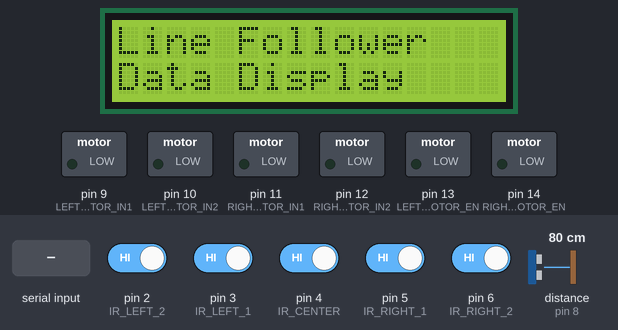
Recording of a sketch running on a simulated Arduino Uno, built with avr-gcc and run on an emulated ATmega328P. On the bench: 16×2 character LCD, switched loads named in the sketch (green lamp = pin HIGH). Wiring (inferred from the names in the program): ultrasonic range finder: trigger pin 7; echo pin 8. The inputs (shaded band) are chosen by the test bench; at power-on: pin 2 (IR_LEFT_2), pin 3 (IR_LEFT_1), pin 4 (IR_CENTER), pin 5 (IR_RIGHT_1), pin 6 (IR_RIGHT_2) HIGH, distance to the obstacle (sensor on pin 8) 80 cm. The echo pulse lasts 58.3 µs per cm; pins used as bus, display or sensor lines are not drawn.

Above: at 2.1 s.
3.3 s: "1\n" received over Serial
At 4.1 s:
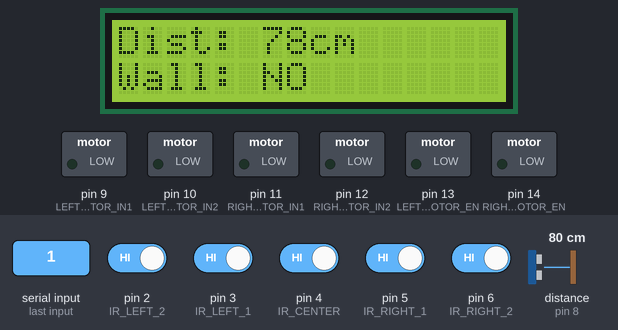
5.2 s: distance to the obstacle (sensor on pin 8) set to 4 cm
At 6.3 s:
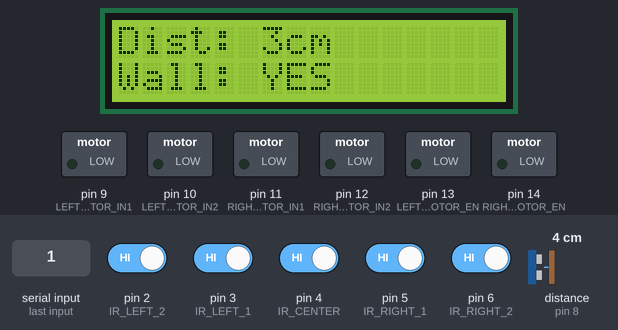
6.9 s: "2\n" received over Serial
At 8.2 s:
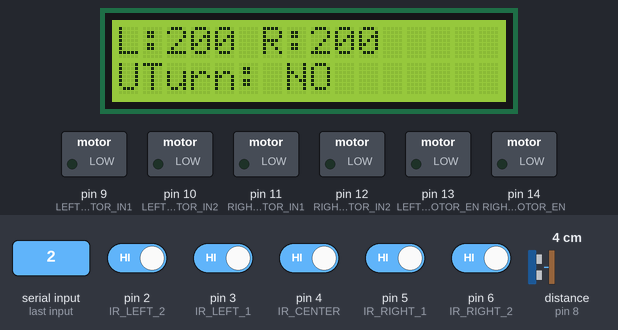
8.5 s: pin 2 (IR_LEFT_2) driven LOW
At 9.2 s:
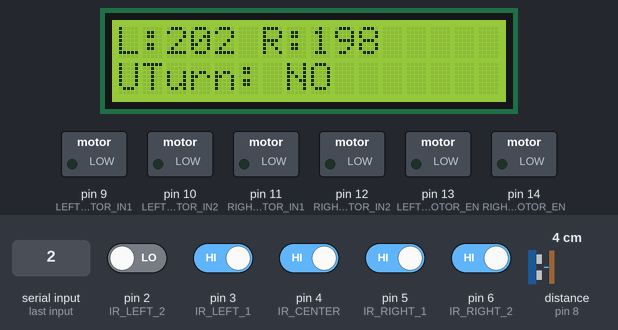
10.1 s: pin 3 (IR_LEFT_1) driven LOW
At 11.3 s:
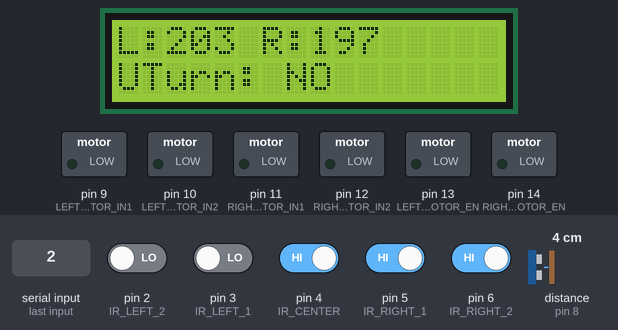
11.7 s: pin 6 (IR_RIGHT_2) driven LOW
At 12.3 s:
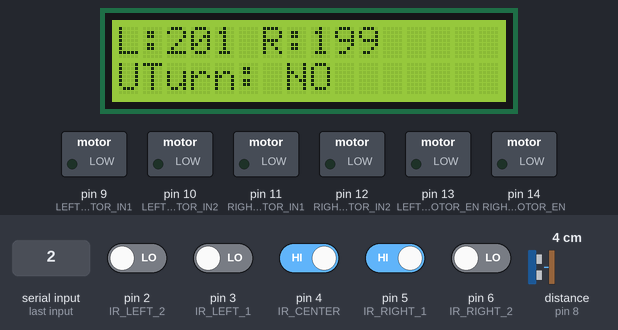
Timing chart, 0 to 14.3 s (numbered marks = the images above; inputs shaded):
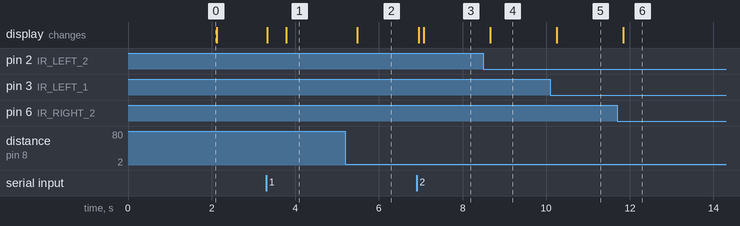

Measured:
- after the input at 3.3 s, the display: first changes at once (image 1 shows a later state)
- after the input at 5.2 s, the display: changes after 0.28 s (image 2)
- after the input at 6.9 s, the display: first changes after 0.05 s (image 3 shows a later state)
- after the input at 8.5 s, the display: changes after 0.16 s (image 4)
- after the input at 10.1 s, the display: changes after 0.15 s (image 5)
- after the input at 11.7 s, the display: changes after 0.15 s (image 6)

The sketch:

lcd_display.ino
```cpp
// Line Follower Data Display on I2C LCD
#include <Wire.h>
#include <LiquidCrystal_I2C.h>

// Initialize LCD (0x27 is the I2C address, 16x2 display)
LiquidCrystal_I2C lcd(0x27, 16, 2);

// Line Following IR Sensors (5 sensors)
const int IR_LEFT_2 = 2;    // Leftmost sensor
const int IR_LEFT_1 = 3;    // Left sensor
const int IR_CENTER = 4;    // Center sensor
const int IR_RIGHT_1 = 5;   // Right sensor
const int IR_RIGHT_2 = 6;   // Rightmost sensor

// HC-SR04 Ultrasonic Sensor Pins
const int TRIG_PIN = 7;
const int ECHO_PIN = 8;

// Motor Driver Pins
const int LEFT_MOTOR_IN1 = 9;    // Left motor input 1
const int LEFT_MOTOR_IN2 = 10;   // Left motor input 2
const int RIGHT_MOTOR_IN1 = 11;  // Right motor input 1
const int RIGHT_MOTOR_IN2 = 12;  // Right motor input 2
const int LEFT_MOTOR_EN = 13;    // Left motor enable (PWM)
const int RIGHT_MOTOR_EN = 14;   // Right motor enable (PWM)

// PID Constants
const float Kp = 0.5;  // Proportional constant
const float Ki = 0.01; // Integral constant
const float Kd = 0.1;  // Derivative constant

// Global Variables
float error = 0;
float lastError = 0;
float integral = 0;
float derivative = 0;
long duration;
int distance;
bool wallDetected = false;
bool isUTurning = false;
int leftSpeed = 0;
int rightSpeed = 0;

// Display Variables
unsigned long lastDisplayUpdate = 0;
const unsigned long DISPLAY_UPDATE_INTERVAL = 500; // Update every 500ms
int displayPage = 0; // 0: Line Following, 1: Wall Detection, 2: Motor Speeds

void setup() {
  Serial.begin(9600);
  Wire.begin(); // Initialize I2C

  // Initialize LCD
  lcd.init();
  lcd.backlight();
  lcd.clear();
  lcd.print("Line Follower");
  lcd.setCursor(0, 1);
  lcd.print("Data Display");
  delay(2000);

  // Configure pins
  configurePins();
}

void loop() {
  // Read sensors
  readSensors();

  // Update display periodically
  if (millis() - lastDisplayUpdate >= DISPLAY_UPDATE_INTERVAL) {
    updateDisplay();
    lastDisplayUpdate = millis();
  }

  // Check for serial commands to change display page
  if (Serial.available()) {
    char cmd = Serial.read();
    if (cmd >= '0' && cmd <= '2') {
      displayPage = cmd - '0';
      lcd.clear();
    }
  }

  delay(50);
}

void configurePins() {
  // Configure line following sensor pins
  pinMode(IR_LEFT_2, INPUT_PULLUP);
  pinMode(IR_LEFT_1, INPUT_PULLUP);
  pinMode(IR_CENTER, INPUT_PULLUP);
  pinMode(IR_RIGHT_1, INPUT_PULLUP);
  pinMode(IR_RIGHT_2, INPUT_PULLUP);

  // Configure ultrasonic sensor pins
  pinMode(TRIG_PIN, OUTPUT);
  pinMode(ECHO_PIN, INPUT);

  // Configure motor control pins
  pinMode(LEFT_MOTOR_IN1, OUTPUT);
  pinMode(LEFT_MOTOR_IN2, OUTPUT);
  pinMode(RIGHT_MOTOR_IN1, OUTPUT);
  pinMode(RIGHT_MOTOR_IN2, OUTPUT);
  pinMode(LEFT_MOTOR_EN, OUTPUT);
  pinMode(RIGHT_MOTOR_EN, OUTPUT);
}

void readSensors() {
  // Read line following sensors
  int left2 = digitalRead(IR_LEFT_2);
  int left1 = digitalRead(IR_LEFT_1);
  int center = digitalRead(IR_CENTER);
  int right1 = digitalRead(IR_RIGHT_1);
  int right2 = digitalRead(IR_RIGHT_2);

  // Calculate error
  error = (left2 * -2 + left1 * -1 + center * 0 + right1 * 1 + right2 * 2);

  // Read ultrasonic sensor
  readUltrasonicSensor();

  // Calculate motor speeds (simplified for display)
  leftSpeed = 200 + error;
  rightSpeed = 200 - error;
}

void readUltrasonicSensor() {
  digitalWrite(TRIG_PIN, LOW);
  delayMicroseconds(2);
  digitalWrite(TRIG_PIN, HIGH);
  delayMicroseconds(10);
  digitalWrite(TRIG_PIN, LOW);

  duration = pulseIn(ECHO_PIN, HIGH);
  distance = duration * 0.034 / 2;

  if (distance > 400 || distance < 2) {
    distance = -1;
  }

  wallDetected = (distance <= 20 && distance > 0);
}

void updateDisplay() {
  lcd.clear();

  switch(displayPage) {
    case 0: // Line Following Data
      lcd.print("Error: ");
      lcd.print(error);
      lcd.setCursor(0, 1);
      lcd.print("Center: ");
      lcd.print(digitalRead(IR_CENTER));
      break;

    case 1: // Wall Detection Data
      lcd.print("Dist: ");
      lcd.print(distance);
      lcd.print("cm");
      lcd.setCursor(0, 1);
      lcd.print("Wall: ");
      lcd.print(wallDetected ? "YES" : "NO");
      break;

    case 2: // Motor Speeds
      lcd.print("L:");
      lcd.print(leftSpeed);
      lcd.print(" R:");
      lcd.print(rightSpeed);
      lcd.setCursor(0, 1);
      lcd.print("UTurn: ");
      lcd.print(isUTurning ? "YES" : "NO");
      break;
  }
} 
```
